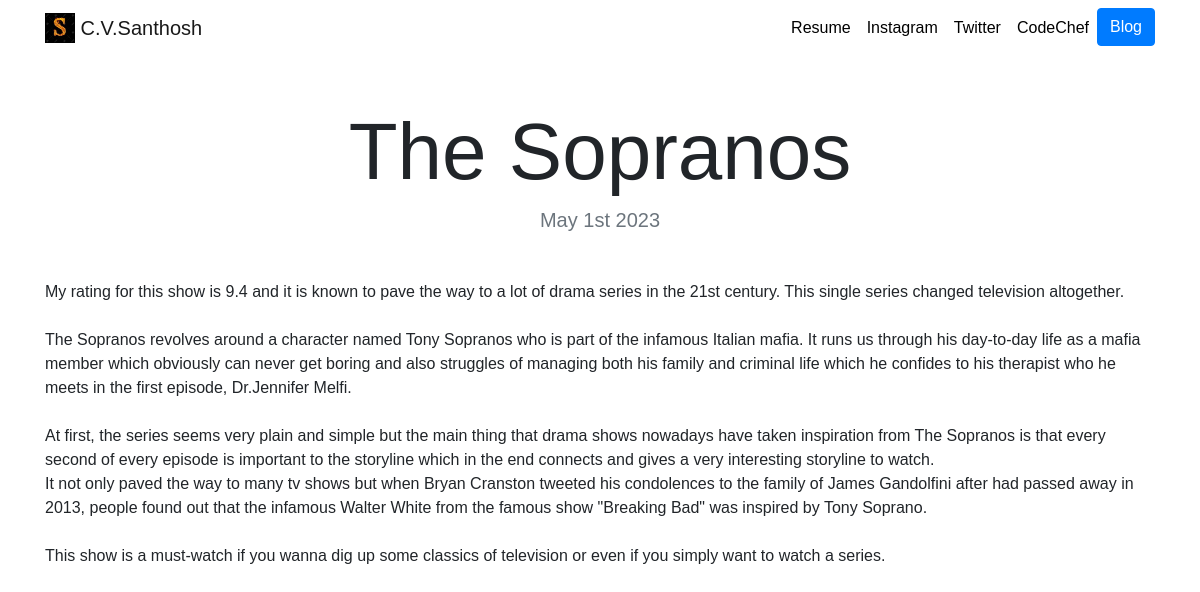
The app's page /blog/2/ with its own data.
### blog/models.py (models this page shows, shortened)
class Blog(models.Model):
    title=models.CharField(max_length=200)
    description=models.TextField()
    date=models.DateField()

### blog/views.py (the view)
# urls.py: path('<int:blog_id>/',views.detail, name='detail'),
def detail(request, blog_id):
    blog = get_object_or_404(Blog, pk=blog_id)
    return render(request, 'blog/detail.html',{'blog':blog})

### blog/templates/blog/detail.html
{% extends "portfolio/base.html" %}
{% load static %}
{% block content %}
<h1 class="text-center mt-5" id="blogdetailtitle">{{ blog.title }}</h1>
<h5 class="text-center text-muted mb-5">{{ blog.date|date:'F jS Y' }}</h5>
{{ blog.description|safe }}
{% endblock %}

### portfolio/static/portfolio/custom1.css (style rules this page uses)
body { font-family: 'Georgia', sans-serif; }
@media (min-width: 992px) { #blogdetailtitle { font-size: 5rem; } }

### records on screen
Blog: title "The Sopranos", date "May 1st 2023", description "My rating for this show is 9.4 and it is known to pave the way to a lot of drama series in the 21st century. This single series changed television altogether. The Sopranos revolves around a character named Tony Sopranos who is part of the infamous Italian mafia. It runs us through his day-to-day life as a mafia member which obviously can never get boring and also struggles of managing both his family and criminal life which he confides to his therapist who he meets in the first episode, Dr.Jennifer Melfi. At first, the series seems very plain and simple but the main thing that drama shows nowadays have taken inspiration from The Sopranos is that every second of every episode is important to…"
